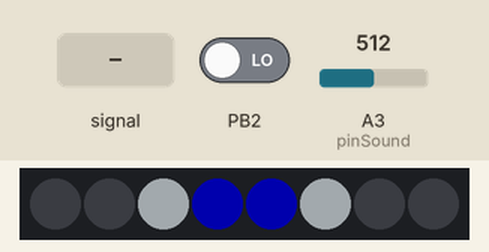
The program below on a simulated ATtiny85, built with avr-gcc and run on an emulated ATtiny85. On the bench: 8 RGB LEDs in strip order, left to right. The inputs (shaded band) are chosen by the test bench; at power-on: PB2 LOW, A3 (pinSound) = 512. Dim RGB values are drawn brighter than linear; random numbers use the default seed unless the program sets one.

Above: at 1.2 s.
1.3 s: A3 (pinSound) fed a 200 Hz sine of ±81 counts around its level
At 1.46 s:
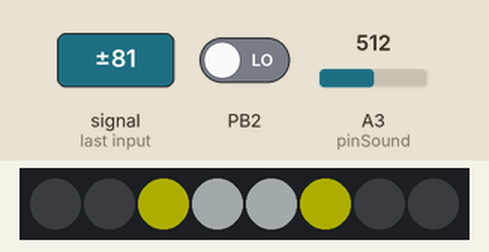
3.0 s: PB2 driven HIGH
At 3.4 s:
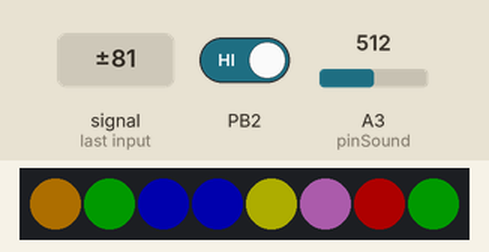
6.0 s: PB2 driven LOW
At 6.4 s:
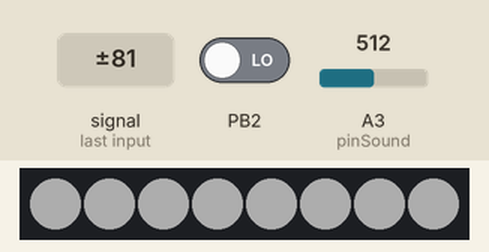
7.6 s: PB2 driven HIGH
At 7.65 s:
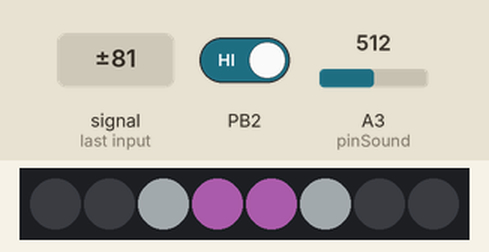
9.6 s: A3 (pinSound) fed a 1000 Hz sine of ±255 counts around its level
At 9.75 s:
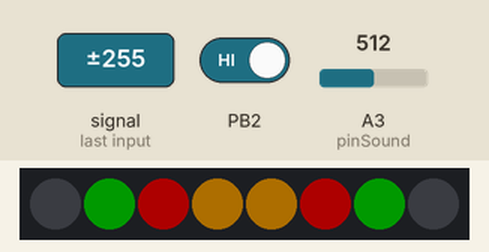
11.8 s: A3 (pinSound) fed a 50 Hz sine of ±306 counts around its level
At 12.23 s:
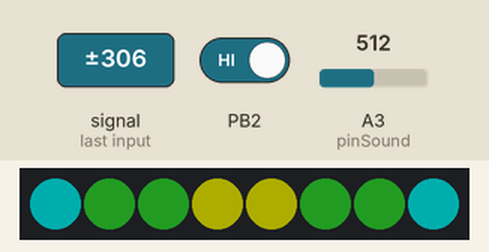
Timing chart, 0 to 16.9 s (numbered marks = the images above; inputs shaded):
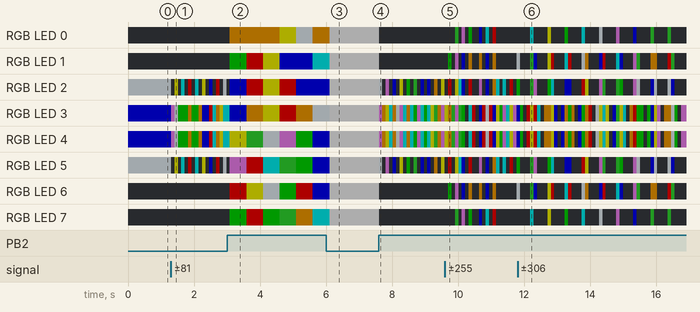

The program:

main.cpp
```cpp
#include <Arduino.h>
#include "FastLED.h"
#include <main.h>

#define NUM_LEDS 8
CRGB leds[NUM_LEDS];
byte distributionLeds = 4;
int indexSound = -1;
int pinSound = A3;
int pinButton = PB2;
volatile int mode = 0;
volatile boolean flagLantern = false;

void setup() {
  FastLED.addLeds<NEOPIXEL,PB0>(leds, NUM_LEDS);
  FastLED.setBrightness(50);
  attachInterrupt(digitalPinToInterrupt(pinButton),status,CHANGE);
}

void status(){
  mode++;
  flagLantern=true;
}

void loop() {
  if(mode > 2){
    mode = 0;
  }
  switch (mode)
  {
    case 0:
      soundMode();
      break;
    case 1:
      colorizeMode();
      break;
    case 2:
      if(flagLantern){
        lanternMode();
        flagLantern=false;
      }
      break;
    default:
      soundMode();
      break;
  }
}

void colorizeMode() {
  for (int i = 0; i < NUM_LEDS; i++)
  {
    int rn = random(0,9);
    switch (rn)
    {
    case 0:
        leds[i] = CRGB::Orange;
      break;
    case 1:
        leds[i] = CRGB::Red;
      break;
    case 2:
        leds[i] = CRGB::Yellow;
      break;
    case 3:
        leds[i] = CRGB::ForestGreen;
      break;
    case 4:
        leds[i] = CRGB::AliceBlue;
      break;
    case 5:
        leds[i] = CRGB::Violet;
      break;
    case 6:
        leds[i] = CRGB::Cyan;
      break;
    case 7:
        leds[i] = CRGB::Blue;
      break;
    case 8:
        leds[i] = CRGB::Green;
      break;
    default:
        leds[i] = CRGB::Black;
      break;
    }
  }
  FastLED.show();
  delay(500);
}

void lanternMode() {
  turnOff();
  for (int i = 0; i < NUM_LEDS; i++)
  {
    leds[i] = CRGB::White;
  }
  FastLED.show();
  delay(100);
}

void soundMode() {
  int sound = (int)analogRead(pinSound);
  int index = 0;
  if(sound > 650) {
    index = 4;
  } else if (sound > 600){
    index = 3;
  } else if (sound > 475){
    index = 2;
  } else if (sound > 260){
    index = 1;
  } else {
    index = 0;
  }
  if (indexSound != index){
    showSound(index);
  }
  indexSound = index;
}

void showSound(int c) {
  turnOff();
  for (byte i = distributionLeds-c; i < distributionLeds; i++)
  {
    byte rn = random(0,9);
    switch (rn)
    {
    case 0:
        leds[i] = CRGB::Orange;
        leds[NUM_LEDS-1-i] = CRGB::Orange;
      break;
    case 1:
        leds[NUM_LEDS-1-i] = CRGB::Red;
        leds[i] = CRGB::Red;
      break;
    case 2:
        leds[NUM_LEDS-1-i] = CRGB::Yellow;
        leds[i] = CRGB::Yellow;
      break;
    case 3:
        leds[NUM_LEDS-1-i] = CRGB::ForestGreen;
        leds[i] = CRGB::ForestGreen;
      break;
    case 4:
        leds[NUM_LEDS-1-i] = CRGB::AliceBlue;
        leds[i] = CRGB::AliceBlue;
      break;
    case 5:
        leds[NUM_LEDS-1-i] = CRGB::Violet;
        leds[i] = CRGB::Violet;
      break;
    case 6:
        leds[NUM_LEDS-1-i] = CRGB::Cyan;
        leds[i] = CRGB::Cyan;
      break;
    case 7:
        leds[NUM_LEDS-1-i] = CRGB::Blue;
        leds[i] = CRGB::Blue;
      break;
    case 8:
        leds[NUM_LEDS-1-i] = CRGB::Green;
        leds[i] = CRGB::Green;
      break;
    default:
        leds[NUM_LEDS-1-i] = CRGB::Black;
        leds[i] = CRGB::Black;
      break;
    }
  }
  FastLED.show();
  delay(100);
}

void turnOff() {
  for (byte i = 0; i < NUM_LEDS; i++){
    leds[i] = CRGB::Black;
  }
  FastLED.show();
  delay(1);
}
```

main.h
```cpp
void showSound(int);
void turnOff(void);
void soundMode(void);
void colorizeMode(void);
void lanternMode(void);
void status(void);
```

Measured:
- after the input at 7.6 s, RGB LED 0, RGB LED 1: RGB(50, 50, 50) → off at once
- what the display in image 2 shows lasts 0.5 s, from 3.1 s to 3.6 s
